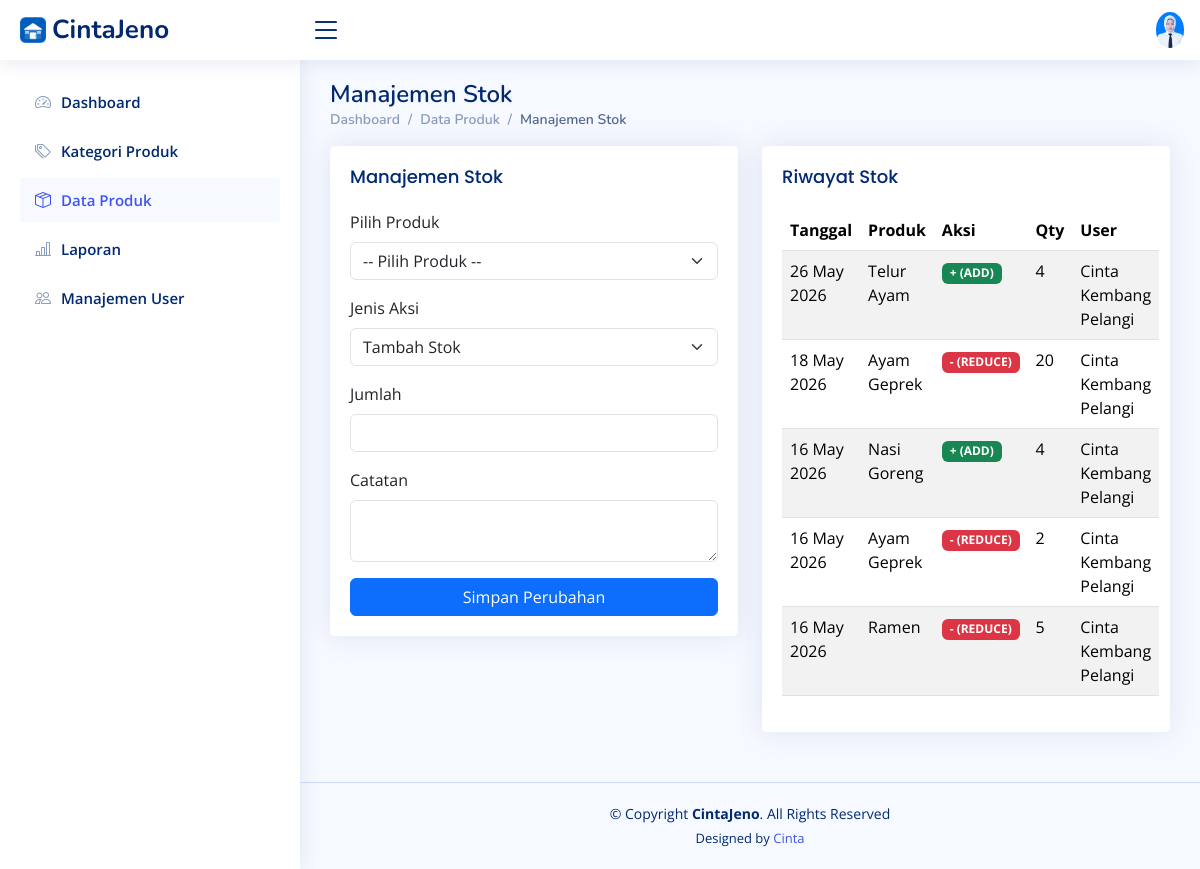
Page /stok.php (signed in) on the committed database.
### tables this page shows
CREATE TABLE `stock_logs` (
  `id` int NOT NULL,
  `product_id` int DEFAULT NULL,
  `change_type` enum('ADD','EDIT','REDUCE') DEFAULT NULL,
  `qty` int DEFAULT NULL,
  `stock_before` int DEFAULT NULL,
  `stock_after` int DEFAULT NULL,
  `note` varchar(2555) DEFAULT NULL,
  `created_at` timestamp NOT NULL DEFAULT CURRENT_TIMESTAMP,
  `created_by` int DEFAULT NULL
);

CREATE TABLE `products` (
  `id` int NOT NULL,
  `category_id` varchar(50) DEFAULT NULL,
  `product_code` varchar(150) DEFAULT NULL,
  `product_name` varchar(40) DEFAULT NULL,
  `stock` int NOT NULL DEFAULT '0',
  `min_stock` int NOT NULL DEFAULT '5',
  `price` int DEFAULT NULL,
  `gambar` varchar(225) NOT NULL,
  `created_at` timestamp NOT NULL DEFAULT CURRENT_TIMESTAMP,
  `updated_at` timestamp NOT NULL DEFAULT CURRENT_TIMESTAMP ON UPDATE CURRENT_TIMESTAMP
);

CREATE TABLE `users` (
  `id` int NOT NULL,
  `name` varchar(100) DEFAULT NULL,
  `email` varchar(100) DEFAULT NULL,
  `password` varchar(255) DEFAULT NULL,
  `role` enum('admin','staff') DEFAULT 'staff',
  `is_active` tinyint(1) DEFAULT '1',
  `created_at` timestamp NOT NULL DEFAULT CURRENT_TIMESTAMP
);

### stok.php (the view, shortened to what this page needs)
<!DOCTYPE html>
<html lang="en">
<head>
  <link href="assets/vendor/bootstrap/css/bootstrap.min.css" rel="stylesheet">
  <link href="assets/vendor/bootstrap-icons/bootstrap-icons.css" rel="stylesheet">
  <link href="assets/vendor/boxicons/css/boxicons.min.css" rel="stylesheet">
  <link href="assets/vendor/quill/quill.snow.css" rel="stylesheet">
  <link href="assets/vendor/quill/quill.bubble.css" rel="stylesheet">
  <link href="assets/vendor/remixicon/remixicon.css" rel="stylesheet">
  <link href="assets/vendor/simple-datatables/style.css" rel="stylesheet">
  <link href="assets/css/style.css" rel="stylesheet">
</head>
<body>
  <header id="header" class="header fixed-top d-flex align-items-center">
    <div class="d-flex align-items-center justify-content-between">
      <a href="index.php" class="logo d-flex align-items-center">
        <img src="assets/img/logobarang.jpeg" alt="">
        <span class="d-none d-lg-block">CintaJeno</span>
      </a>
      <i class="bi bi-list toggle-sidebar-btn"></i>
    </div>
    <nav class="header-nav ms-auto">
      <ul class="d-flex align-items-center">
        <li class="nav-item dropdown pe-3">
          <a
            class="nav-link nav-profile d-flex align-items-center pe-0"
            href="#"
            data-bs-toggle="dropdown">
            <img
              src="assets/img/fotoprofil.jpeg"
              alt="Profile"
              class="rounded-circle" />
          </a>
        </li>
      </ul>
    </nav>
  </header>
  <aside id="sidebar" class="sidebar">
    <ul class="sidebar-nav" id="sidebar-nav">
      <li class="nav-item">
        <a class="nav-link collapsed" href="index.php">
          <i class="bi bi-speedometer2"></i>
          <span>Dashboard</span>
        </a>
      </li>
      <li class="nav-item">
      <li class="nav-item">
        <a class="nav-link collapsed" href="kategori_produk.php">
          <i class="bi bi-tags"></i>
          <span>Kategori Produk</span>
        </a>
      </li>
      <li class="nav-item">
        <a class="nav-link" href="produk.php">
          <i class="bi bi-box-seam"></i>
          <span>Data Produk</span>
        </a>
      </li>
      <li class="nav-item">
        <a class="nav-link collapsed" href="laporan.php">
          <i class="bi bi-bar-chart-line"></i>
          <span>Laporan</span>
        </a>
      </li>
      <li class="nav-item">
        <a class="nav-link collapsed" href="users.php">
          <i class="bi bi-people"></i>
          <span>Manajemen User</span>
        </a>
      </li>
    </ul>
  </aside>
  <main id="main" class="main">
    <div class="pagetitle">
      <h1>Manajemen Stok</h1>
      <nav>
        <ol class="breadcrumb">
          <li class="breadcrumb-item"><a href="index.php">Dashboard</a></li>
          <li class="breadcrumb-item">Data Produk</li>
          <li class="breadcrumb-item active">Manajemen Stok</li>
        </ol>
      </nav>
    </div>
    <section class="section">
      <div class="row">
        <div class="col-lg-6">
          <div class="card">
            <div class="card-body">
              <h5 class="card-title">Manajemen Stok</h5>
              <form method="POST">
                <div class="mb-3">
                  <label class="form-label">Pilih Produk</label>
                  <select name="product_id" class="form-select" required>
                    <option selected disabled>-- Pilih Produk --</option>
                    <?php
                    include "koneksi.php";
                    ?>
                  </select>
                </div>
                <div class="mb-3">
                  <label class="form-label">Jenis Aksi</label>
                  <select name="change_type" class="form-select">
                    <option value="ADD">Tambah Stok</option>
                  </select>
                </div>
                <div class="mb-3">
                  <label class="form-label">Jumlah</label>
                  <input type="number" name="qty" class="form-control" required>
                </div>
                <div class="mb-3">
                  <label class="form-label">Catatan</label>
                  <textarea name="note" class="form-control" rows="2"></textarea>
                </div>
                <button type="submit" name="submit" class="btn btn-primary w-100">
                  Simpan Perubahan
                </button>
              </form>
            </div>
          </div>
        </div>
        <div class="col-lg-6">
          <div class="card">
            <div class="card-body">
              <h5 class="card-title">Riwayat Stok</h5>
              <table class="table table-striped">
                <thead>
                  <tr>
                    <th>Tanggal</th>
                    <th>Produk</th>
                    <th>Aksi</th>
                    <th>Qty</th>
                    <th>User</th>
                  </tr>
                </thead>
                <tbody>
                  <?php
                  $query = mysqli_query($conn, "
    SELECT sl.*, p.product_name, u.name
    FROM stock_logs sl
    JOIN products p ON sl.product_id = p.id
    JOIN users u ON sl.created_by = u.id
    ORDER BY sl.created_at DESC
");
                  while ($row = mysqli_fetch_assoc($query)) {
                    $badge = $row['change_type'] == 'ADD'
                      ? "<span class='badge bg-success'>+ (ADD)</span>"
                      : "<span class='badge bg-danger'>- (REDUCE)</span>";
                    echo "<tr>
        <td>" . date('d M Y', strtotime($row['created_at'])) . "</td>
        <td>{$row['product_name']}</td>
        <td>$badge</td>
        <td>{$row['qty']}</td>
        <td>{$row['name']}</td>
    </tr>";
                  }
                  ?>
                </tbody>
              </table>
            </div>
          </div>
        </div>
      </div>
    </section>
  </main>
  <footer id="footer" class="footer">
    <div class="copyright">
      &copy; Copyright <strong><span>CintaJeno</span></strong>. All Rights Reserved
    </div>
    <div class="credits">
      Designed by <a href="https://www.instagram.com/floverain_">Cinta</a>
    </div>
  </footer>
</body>
</html>

### assets/css/style.css (style rules this page uses)
:root { scroll-behavior: smooth; }
body { font-family: "Open Sans", sans-serif; background: #f6f9ff; color: #444444; }
a { color: #4154f1; text-decoration: none; }
h1, h2, h3, h4, h5, h6 { font-family: "Nunito", sans-serif; }
#main { margin-top: 60px; padding: 20px 30px; transition: all 0.3s; }
.pagetitle { margin-bottom: 10px; }
.pagetitle h1 { font-size: 24px; margin-bottom: 0; font-weight: 600; color: #012970; }
.card { margin-bottom: 30px; border: none; border-radius: 5px; box-shadow: 0px 0 30px rgba(1, 41, 112, 0.1); }
.card-title { padding: 20px 0 15px 0; font-size: 18px; font-weight: 500; color: #012970; font-family: "Poppins", sans-serif; }
.card-body { padding: 0 20px 20px 20px; }
.breadcrumb { font-size: 14px; font-family: "Nunito", sans-serif; color: #899bbd; font-weight: 600; }
.breadcrumb a { color: #899bbd; transition: 0.3s; }
.breadcrumb .breadcrumb-item::before { color: #899bbd; }
.breadcrumb .active { color: #51678f; font-weight: 600; }
.logo { line-height: 1; }
@media (min-width: 1200px) { .logo { width: 280px; } }
.logo img { max-height: 26px; margin-right: 6px; }
.logo span { font-size: 26px; font-weight: 700; color: #012970; font-family: "Nunito", sans-serif; }
.header { transition: all 0.5s; z-index: 997; height: 60px; box-shadow: 0px 2px 20px rgba(1, 41, 112, 0.1); background-color: #fff; padding-left: 20px; }
.header .toggle-sidebar-btn { font-size: 32px; padding-left: 10px; cursor: pointer; color: #012970; }
.header-nav ul { list-style: none; }
.header-nav>ul { margin: 0; padding: 0; }
.header-nav .nav-profile { color: #012970; }
.header-nav .nav-profile img { max-height: 36px; }
.sidebar { position: fixed; top: 60px; left: 0; bottom: 0; width: 300px; z-index: 996; transition: all 0.3s; padding: 20px; overflow-y: auto; scrollbar-width: thin; scrollbar-color: #aab7cf transparent; box-shadow: 0px 0px 20px rgba(1, 41, 112, 0.1); background-color: #fff; }
@media (min-width: 1200px) { #main, #footer { margin-left: 300px; } }
.sidebar-nav { padding: 0; margin: 0; list-style: none; }
.sidebar-nav li { padding: 0; margin: 0; list-style: none; }
.sidebar-nav .nav-item { margin-bottom: 5px; }
.sidebar-nav .nav-link { display: flex; align-items: center; font-size: 15px; font-weight: 600; color: #4154f1; transition: 0.3; background: #f6f9ff; padding: 10px 15px; border-radius: 4px; }
.sidebar-nav .nav-link i { font-size: 16px; margin-right: 10px; color: #4154f1; }
.sidebar-nav .nav-link.collapsed { color: #012970; background: #fff; }
.sidebar-nav .nav-link.collapsed i { color: #899bbd; }
.footer { padding: 20px 0; font-size: 14px; transition: all 0.3s; border-top: 1px solid #cddfff; }
.footer .copyright { text-align: center; color: #012970; }
.footer .credits { padding-top: 5px; text-align: center; font-size: 13px; color: #012970; }

### rows in the picture
stock_logs: created_at "26 May 2026", product.product_name "Telur Ayam", change_type "+ (ADD)", qty "4", users.name "Cinta Kembang Pelangi"
stock_logs: created_at "18 May 2026", product.product_name "Ayam Geprek", change_type "- (REDUCE)", qty "20", users.name "Cinta Kembang Pelangi"
stock_logs: created_at "16 May 2026", product.product_name "Nasi Goreng", change_type "+ (ADD)", qty "4", users.name "Cinta Kembang Pelangi"
stock_logs: created_at "16 May 2026", product.product_name "Ayam Geprek", change_type "- (REDUCE)", qty "2", users.name "Cinta Kembang Pelangi"
stock_logs: created_at "16 May 2026", product.product_name "Ramen", change_type "- (REDUCE)", qty "5", users.name "Cinta Kembang Pelangi"
